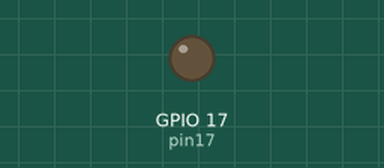
Simulated run of this program. Board: Raspberry Pi (BCM pin numbers). Shown: output pins drawn as LEDs (lit = HIGH).

Above: at 0.05 s.
At 2.4 s:
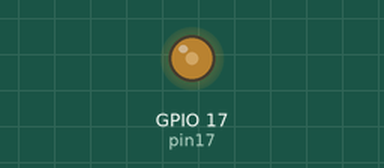
At 4.75 s:
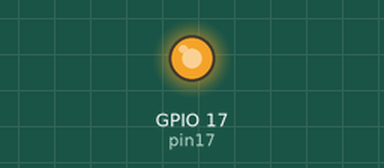
At 9.5 s:
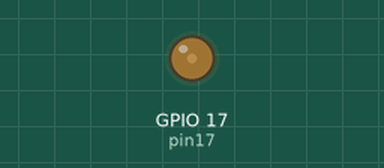
Timing chart, 0 to 12.4 s (numbered marks = the images above):
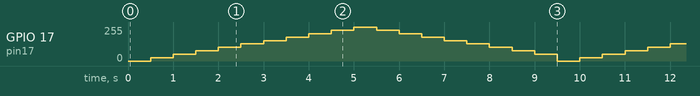

The program:

zanke.py
```python
# encoding: utf-8
import gpiozero
import time

pin17 = gpiozero.PWMLED(17)

while True: # zanka, ki zagotovi ponavljanje kode v nedogled
    svetilnost = 0
    while svetilnost < 1:
        svetilnost = round(svetilnost, 1)
        pin17.value = svetilnost
        svetilnost = svetilnost + 0.1
        time.sleep(0.5)
    while svetilnost > 0.1:
        svetilnost = round(svetilnost, 1)
        pin17.value = svetilnost
        svetilnost = svetilnost - 0.1
        time.sleep(0.5)
```
